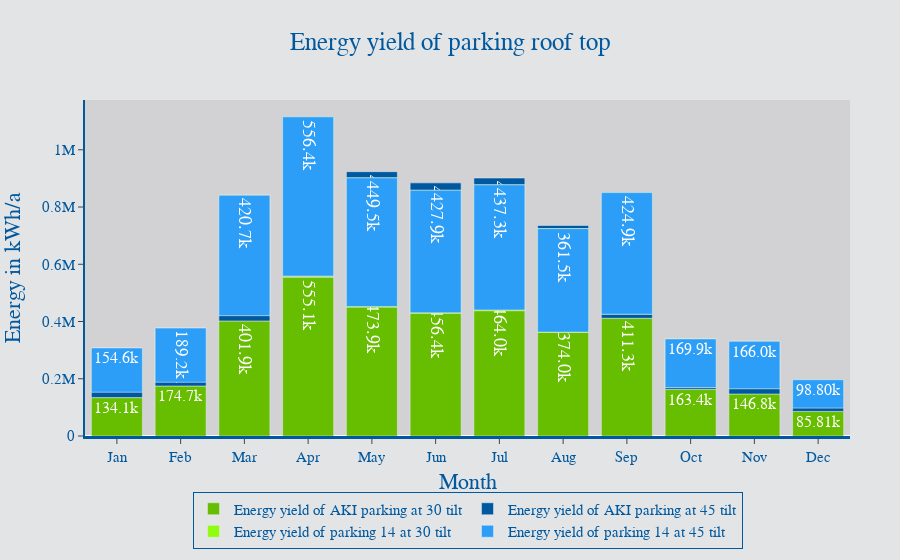

Here is the notebook cell this chart was saved with:
### Code cell
data = [trace9, trace10, trace11, trace12]
fig = go.Figure(data = data)
fig.update_traces(texttemplate='%{text:.4s}',textposition='inside', opacity=1,
                  textfont=dict(family=A,size=18,color='white'))
fig.update_layout(uniformtext_minsize=20)
#fig.update_layout(xaxis_tickangle=45)
fig.update_layout(title='Energy yield of parking roof top',
                  title_x=0.5,
                  yaxis_title='Energy in kWh/a',font=dict(size=18),
                 legend=dict(
    #itemwidth=30,
    orientation='h',
    yanchor="middle",
    y=-0.25,
    xanchor="center",
    x=0.5,
    title_font_family=A,
    font=dict(
    family=A,
    size=15,
    color=hsn_blue),
    bgcolor=hsn_greyl,
    bordercolor=hsn_blue,
    valign='bottom',
    tracegroupgap=10,
    borderwidth=1,),
    font_family=A,
    font_color=hsn_blue,
    title_font_family=A,
    title_font_color=hsn_blue,
    legend_tracegroupgap=500,
                    
)
fig.update_xaxes(title_font_family=A)
fig.update_layout(
xaxis=dict(
showline=True,showgrid=False,showticklabels=True,
linecolor=hsn_blue,
title_text="Month",
title_standoff = 10,
linewidth=3,ticks='outside',tickfont=dict(
family=A,size=15,color=hsn_blue))
,
yaxis=dict(
showline=True,showgrid=False,showticklabels=True,
linecolor=hsn_blue,
ticklabelposition="outside",
linewidth=2,ticks='outside',tickfont=dict(
family=A,size=15,color=hsn_blue)
),autosize=True,margin=dict(
autoexpand=True,l=50,r=50,b=100,t=100,pad=0),
showlegend=True,paper_bgcolor=hsn_greyl,
    plot_bgcolor=hsn_greym)
fig.show()
pio.write_image(fig, 'energy yield_1.png',scale=6, width=1080, height=650)

### Figure 1 — Plotly figure (JSON) as saved in the notebook; plotly's stock layout.template omitted (floating-point values rounded to 4 significant figures)
{"data": [{"marker": {"color": "rgb(103,189,0)"}, "name": "Energy yield of AKI parking at 30 tilt", "offsetgroup": "0", "opacity": 1, "text": [134100.0, 174700.0, 401900.0, 555100.0, 473900.0, 456400.0, 464000.0, 374000.0, 411300.0, 163400.0, 146800.0, 85810.0], "textfont": {"color": "white", "family": "Arial", "size": 18}, "textposition": "inside", "texttemplate": "%{text:.4s}", "type": "bar", "x": ["Jan", "Feb", "Mar", "Apr", "May", "Jun", "Jul", "Aug", "Sep", "Oct", "Nov", "Dec"], "y": [134100.0, 174700.0, 401900.0, 555100.0, 473900.0, 456400.0, 464000.0, 374000.0, 411300.0, 163400.0, 146800.0, 85810.0]}, {"base": [134100.0, 174700.0, 401900.0, 555100.0, 473900.0, 456400.0, 464000.0, 374000.0, 411300.0, 163400.0, 146800.0, 85810.0], "marker": {"color": "rgb(0,89,158)"}, "name": "Energy yield of AKI parking at 45 tilt", "offsetgroup": "0", "opacity": 1, "text": [154600.0, 189200.0, 420800.0, 556500.0, 449600.0, 428000.0, 437300.0, 361600.0, 425000.0, 169900.0, 166000.0, 98770.0], "textfont": {"color": "white", "family": "Arial", "size": 18}, "textposition": "inside", "texttemplate": "%{text:.4s}", "type": "bar", "x": ["Jan", "Feb", "Mar", "Apr", "May", "Jun", "Jul", "Aug", "Sep", "Oct", "Nov", "Dec"], "y": [154600.0, 189200.0, 420800.0, 556500.0, 449600.0, 428000.0, 437300.0, 361600.0, 425000.0, 169900.0, 166000.0, 98770.0]}, {"base": [154600.0, 189200.0, 420800.0, 556500.0, 449600.0, 428000.0, 437300.0, 361600.0, 425000.0, 169900.0, 166000.0, 98770.0], "marker": {"color": "rgb(144,252,15)"}, "name": "Energy yield of parking 14 at 30 tilt", "offsetgroup": "0", "opacity": 1, "text": [152900.0, 188000.0, 420400.0, 558700.0, 452400.0, 430600.0, 440200.0, 363000.0, 425400.0, 169500.0, 164700.0, 97690.0], "textfont": {"color": "white", "family": "Arial", "size": 18}, "textposition": "inside", "texttemplate": "%{text:.4s}", "type": "bar", "x": ["Jan", "Feb", "Mar", "Apr", "May", "Jun", "Jul", "Aug", "Sep", "Oct", "Nov", "Dec"], "y": [152900.0, 188000.0, 420400.0, 558700.0, 452400.0, 430600.0, 440200.0, 363000.0, 425400.0, 169500.0, 164700.0, 97690.0]}, {"base": [152900.0, 188000.0, 420400.0, 558700.0, 452400.0, 430600.0, 440200.0, 363000.0, 425400.0, 169500.0, 164700.0, 97690.0], "marker": {"color": "rgb(45,158,247)"}, "name": "Energy yield of parking 14 at 45 tilt", "offsetgroup": "0", "opacity": 1, "text": [154600.0, 189200.0, 420700.0, 556400.0, 449500.0, 427900.0, 437300.0, 361500.0, 424900.0, 169900.0, 166000.0, 98800.0], "textfont": {"color": "white", "family": "Arial", "size": 18}, "textposition": "inside", "texttemplate": "%{text:.4s}", "type": "bar", "x": ["Jan", "Feb", "Mar", "Apr", "May", "Jun", "Jul", "Aug", "Sep", "Oct", "Nov", "Dec"], "y": [154600.0, 189200.0, 420700.0, 556400.0, 449500.0, 427900.0, 437300.0, 361500.0, 424900.0, 169900.0, 166000.0, 98800.0]}], "layout": {"autosize": true, "font": {"color": "rgb(0,89,158)", "family": "Arial", "size": 18}, "legend": {"bgcolor": "rgb(227,228,230)", "bordercolor": "rgb(0,89,158)", "borderwidth": 1, "font": {"color": "rgb(0,89,158)", "family": "Arial", "size": 15}, "orientation": "h", "title": {"font": {"family": "Arial"}}, "tracegroupgap": 500, "valign": "bottom", "x": 0.5, "xanchor": "center", "y": -0.25, "yanchor": "middle"}, "margin": {"autoexpand": true, "b": 100, "l": 50, "pad": 0, "r": 50, "t": 100}, "paper_bgcolor": "rgb(227,228,230)", "plot_bgcolor": "rgb(210,210,212)", "showlegend": true, "title": {"font": {"color": "rgb(0,89,158)", "family": "Arial"}, "text": "Energy yield of parking roof top", "x": 0.5}, "uniformtext": {"minsize": 20}, "xaxis": {"linecolor": "rgb(0,89,158)", "linewidth": 3, "showgrid": false, "showline": true, "showticklabels": true, "tickfont": {"color": "rgb(0,89,158)", "family": "Arial", "size": 15}, "ticks": "outside", "title": {"font": {"family": "Arial"}, "standoff": 10, "text": "Month"}}, "yaxis": {"linecolor": "rgb(0,89,158)", "linewidth": 2, "showgrid": false, "showline": true, "showticklabels": true, "tickfont": {"color": "rgb(0,89,158)", "family": "Arial", "size": 15}, "ticklabelposition": "outside", "ticks": "outside", "title": {"text": "Energy in kWh/a"}}}}
